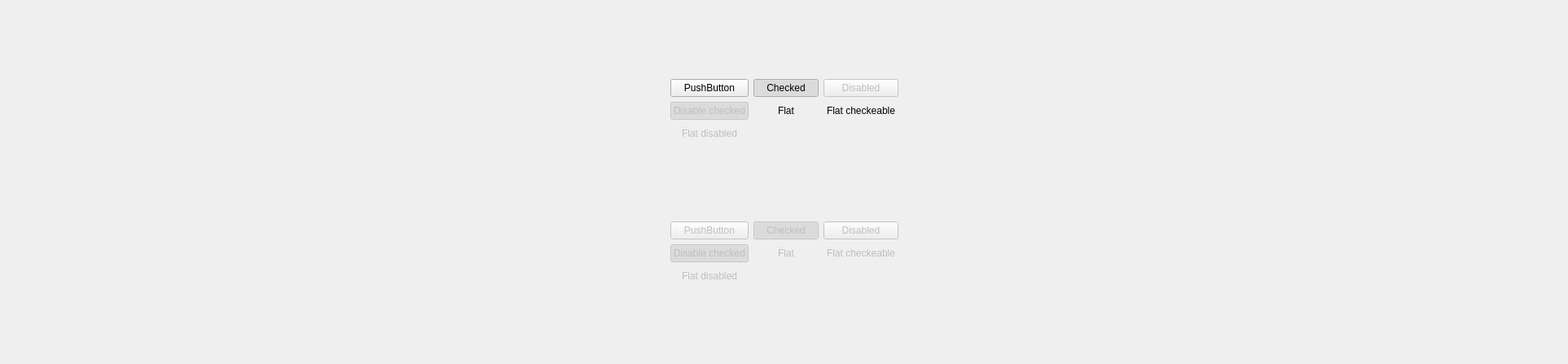
          <widget class="QWidget" name="page_22">
           <property name="geometry">
            <rect>
             <x>0</x>
             <y>0</y>
             <width>1925</width>
             <height>447</height>
            </rect>
           </property>
           <attribute name="label">
            <string>Buttons</string>
           </attribute>
           <layout class="QGridLayout" name="gridLayout_18">
            <item row="3" column="1">
             <spacer name="verticalSpacer_13">
              <property name="orientation">
               <enum>Qt::Orientation::Vertical</enum>
              </property>
              <property name="sizeHint" stdset="0">
               <size>
                <width>20</width>
                <height>40</height>
               </size>
              </property>
             </spacer>
            </item>
            <item row="0" column="1">
             <spacer name="verticalSpacer_10">
              <property name="orientation">
               <enum>Qt::Orientation::Vertical</enum>
              </property>
              <property name="sizeHint" stdset="0">
               <size>
                <width>20</width>
                <height>40</height>
               </size>
              </property>
             </spacer>
            </item>
            <item row="1" column="1">
             <layout class="QGridLayout" name="gridLayout_28" rowstretch="0,0,0">
              <item row="0" column="0">
               <widget class="QPushButton" name="pushButton_3">
                <property name="text">
                 <string>PushButton</string>
                </property>
               </widget>
              </item>
              <item row="0" column="1">
               <widget class="QPushButton" name="pushButton_18">
                <property name="text">
                 <string>Checked</string>
                </property>
                <property name="checkable">
                 <bool>true</bool>
                </property>
                <property name="checked">
                 <bool>true</bool>
                </property>
               </widget>
              </item>
              <item row="2" column="0">
               <widget class="QPushButton" name="pushButton_19">
                <property name="enabled">
                 <bool>false</bool>
                </property>
                <property name="text">
                 <string>Flat disabled</string>
                </property>
                <property name="flat">
                 <bool>true</bool>
                </property>
               </widget>
              </item>
              <item row="1" column="0">
               <widget class="QPushButton" name="pushButton_20">
                <property name="enabled">
                 <bool>false</bool>
                </property>
                <property name="text">
                 <string>Disable checked</string>
                </property>
                <property name="checkable">
                 <bool>true</bool>
                </property>
                <property name="checked">
                 <bool>true</bool>
                </property>
                <property name="flat">
                 <bool>false</bool>
                </property>
               </widget>
              </item>
              <item row="0" column="2">
               <widget class="QPushButton" name="pushButton_21">
                <property name="enabled">
                 <bool>false</bool>
                </property>
                <property name="text">
                 <string>Disabled</string>
                </property>
                <property name="checkable">
                 <bool>false</bool>
                </property>
                <property name="checked">
                 <bool>false</bool>
                </property>
                <property name="flat">
                 <bool>false</bool>
                </property>
               </widget>
              </item>
              <item row="1" column="2">
               <widget class="QPushButton" name="pushButton_22">
                <property name="text">
                 <string>Flat checkeable</string>
                </property>
                <property name="checkable">
                 <bool>true</bool>
                </property>
                <property name="checked">
                 <bool>false</bool>
                </property>
                <property name="flat">
                 <bool>true</bool>
                </property>
               </widget>
              </item>
              <item row="1" column="1">
               <widget class="QPushButton" name="pushButton_23">
                <property name="text">
                 <string>Flat</string>
                </property>
                <property name="flat">
                 <bool>true</bool>
                </property>
               </widget>
              </item>
             </layout>
            </item>
            <item row="4" column="1">
             <layout class="QGridLayout" name="gridLayout_29" rowstretch="0,0,0,0">
              <item row="2" column="1">
               <widget class="QPushButton" name="pushButton_33">
                <property name="enabled">
                 <bool>false</bool>
                </property>
                <property name="text">
                 <string>Flat</string>
                </property>
                <property name="flat">
                 <bool>true</bool>
                </property>
               </widget>
              </item>
              <item row="2" column="0">
               <widget class="QPushButton" name="pushButton_30">
                <property name="enabled">
                 <bool>false</bool>
                </property>
                <property name="text">
                 <string>Disable checked</string>
                </property>
                <property name="checkable">
                 <bool>true</bool>
                </property>
                <property name="checked">
                 <bool>true</bool>
                </property>
                <property name="flat">
                 <bool>false</bool>
                </property>
               </widget>
              </item>
              <item row="1" column="1">
               <widget class="QPushButton" name="pushButton_28">
                <property name="enabled">
                 <bool>false</bool>
                </property>
                <property name="text">
                 <string>Checked</string>
                </property>
                <property name="checkable">
                 <bool>true</bool>
                </property>
                <property name="checked">
                 <bool>true</bool>
                </property>
               </widget>
              </item>
              <item row="3" column="0">
               <widget class="QPushButton" name="pushButton_29">
                <property name="enabled">
                 <bool>false</bool>
                </property>
                <property name="text">
                 <string>Flat disabled</string>
                </property>
                <property name="flat">
                 <bool>true</bool>
                </property>
               </widget>
              </item>
              <item row="1" column="0">
               <widget class="QPushButton" name="pushButton_4">
                <property name="enabled">
                 <bool>false</bool>
                </property>
                <property name="text">
                 <string>PushButton</string>
                </property>
               </widget>
              </item>
              <item row="2" column="2">
               <widget class="QPushButton" name="pushButton_32">
                <property name="enabled">
                 <bool>false</bool>
                </property>
                <property name="text">
                 <string>Flat checkeable</string>
                </property>
                <property name="checkable">
                 <bool>true</bool>
                </property>
                <property name="checked">
                 <bool>false</bool>
                </property>
                <property name="flat">
                 <bool>true</bool>
                </property>
               </widget>
              </item>
              <item row="1" column="2">
               <widget class="QPushButton" name="pushButton_31">
                <property name="enabled">
                 <bool>false</bool>
                </property>
                <property name="text">
                 <string>Disabled</string>
                </property>
                <property name="checkable">
                 <bool>false</bool>
                </property>
                <property name="checked">
                 <bool>false</bool>
                </property>
                <property name="flat">
                 <bool>false</bool>
                </property>
               </widget>
              </item>
             </layout>
            </item>
            <item row="5" column="1">
             <spacer name="verticalSpacer_12">
              <property name="orientation">
               <enum>Qt::Orientation::Vertical</enum>
              </property>
              <property name="sizeHint" stdset="0">
               <size>
                <width>20</width>
                <height>40</height>
               </size>
              </property>
             </spacer>
            </item>
            <item row="1" column="0" rowspan="4">
             <spacer name="horizontalSpacer_3">
              <property name="orientation">
               <enum>Qt::Orientation::Horizontal</enum>
              </property>
              <property name="sizeHint" stdset="0">
               <size>
                <width>40</width>
                <height>20</height>
               </size>
              </property>
             </spacer>
            </item>
            <item row="1" column="2" rowspan="4">
             <spacer name="horizontalSpacer_20">
              <property name="orientation">
               <enum>Qt::Orientation::Horizontal</enum>
              </property>
              <property name="sizeHint" stdset="0">
               <size>
                <width>40</width>
                <height>20</height>
               </size>
              </property>
             </spacer>
            </item>
           </layout>
          </widget>
